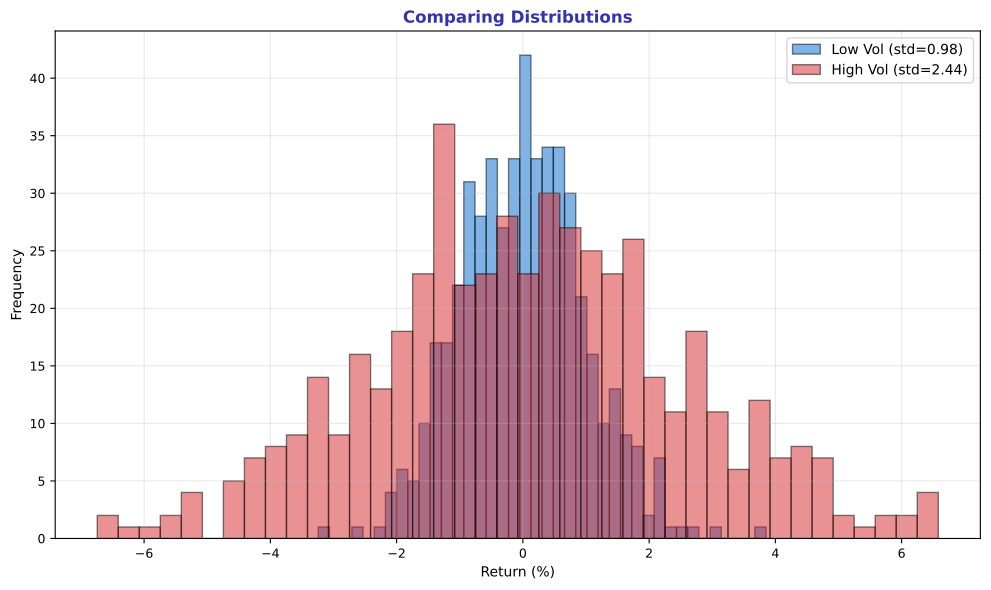

The script that saved this image:
"""Comparing Distributions - Multiple overlapping histograms"""
import matplotlib.pyplot as plt
import numpy as np
from pathlib import Path

plt.rcParams.update({
    'font.size': 10, 'axes.labelsize': 10, 'axes.titlesize': 11,
    'xtick.labelsize': 9, 'ytick.labelsize': 9, 'legend.fontsize': 9,
    'figure.figsize': (10, 6), 'figure.dpi': 150
})

MLPURPLE = '#3333B2'
MLBLUE = '#0066CC'
MLRED = '#D62728'

np.random.seed(42)

fig, ax = plt.subplots(figsize=(10, 6))

low_vol = np.random.normal(0, 1, 500)
high_vol = np.random.normal(0, 2.5, 500)

ax.hist(low_vol, bins=40, alpha=0.5, color=MLBLUE, edgecolor='black', label=f'Low Vol (std={np.std(low_vol):.2f})')
ax.hist(high_vol, bins=40, alpha=0.5, color=MLRED, edgecolor='black', label=f'High Vol (std={np.std(high_vol):.2f})')

ax.set_title('Comparing Distributions', fontsize=12, fontweight='bold', color=MLPURPLE)
ax.set_xlabel('Return (%)', fontsize=10)
ax.set_ylabel('Frequency', fontsize=10)
ax.legend(fontsize=10)
ax.grid(alpha=0.3)

plt.tight_layout()
plt.savefig(Path(__file__).parent / 'chart.pdf', dpi=300, bbox_inches='tight')
plt.close()
